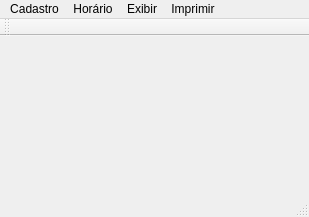
<?xml version="1.0" encoding="UTF-8"?>
<ui version="4.0">
 <class>Projeto</class>
 <widget class="QMainWindow" name="Projeto">
  <property name="geometry">
   <rect>
    <x>0</x>
    <y>0</y>
    <width>309</width>
    <height>217</height>
   </rect>
  </property>
  <property name="windowTitle">
   <string>Projeto</string>
  </property>
  <widget class="QWidget" name="centralWidget"/>
  <widget class="QMenuBar" name="menuBar">
   <property name="geometry">
    <rect>
     <x>0</x>
     <y>0</y>
     <width>309</width>
     <height>21</height>
    </rect>
   </property>
   <widget class="QMenu" name="menuCadastro">
    <property name="title">
     <string>Cadastro</string>
    </property>
    <addaction name="actionB_sico"/>
    <addaction name="actionDisciplinas"/>
    <addaction name="actionProfessor"/>
    <addaction name="actionTurma"/>
   </widget>
   <widget class="QMenu" name="menuHor_rio">
    <property name="title">
     <string>Horário</string>
    </property>
    <addaction name="actionFazer_Hor_rio"/>
    <addaction name="separator"/>
    <addaction name="actionAlterar_Aulas"/>
    <addaction name="actionRetirar_Aulas"/>
   </widget>
   <widget class="QMenu" name="menuExibir">
    <property name="title">
     <string>Exibir</string>
    </property>
    <addaction name="actionHor_rio_Turmas_Geral"/>
    <addaction name="actionHor_rio_Professores_Geral"/>
    <addaction name="actionHor_rio_Tumas_Individual"/>
    <addaction name="actionHor_rio_Professores_Individual"/>
    <addaction name="separator"/>
    <addaction name="actionRela_o_Profs_dispon_veis_por_dia"/>
    <addaction name="actionRela"/>
    <addaction name="actionRela_o_Disciplinas_x_Profes"/>
   </widget>
   <widget class="QMenu" name="menuImprimir">
    <property name="title">
     <string>Imprimir</string>
    </property>
    <addaction name="actionHor_rio_Professores_Individual_2"/>
    <addaction name="actionHor_rio_Turmas_Individual"/>
    <addaction name="separator"/>
    <addaction name="actionHor_rio_Professores_Geral_2"/>
    <addaction name="actionHor_rio_Turmas_Geral_2"/>
   </widget>
   <addaction name="menuCadastro"/>
   <addaction name="menuHor_rio"/>
   <addaction name="menuExibir"/>
   <addaction name="menuImprimir"/>
  </widget>
  <widget class="QToolBar" name="mainToolBar">
   <attribute name="toolBarArea">
    <enum>TopToolBarArea</enum>
   </attribute>
   <attribute name="toolBarBreak">
    <bool>false</bool>
   </attribute>
  </widget>
  <widget class="QStatusBar" name="statusBar"/>
  <action name="actionB_sico">
   <property name="text">
    <string>Básico</string>
   </property>
  </action>
  <action name="actionDisciplinas">
   <property name="text">
    <string>Disciplina</string>
   </property>
  </action>
  <action name="actionProfessor">
   <property name="text">
    <string>Professor</string>
   </property>
  </action>
  <action name="actionTurma">
   <property name="text">
    <string>Turma</string>
   </property>
  </action>
  <action name="actionFazer_Hor_rio">
   <property name="text">
    <string>Fazer Horário</string>
   </property>
  </action>
  <action name="actionAlterar_Aulas">
   <property name="text">
    <string>Alterar Aulas</string>
   </property>
  </action>
  <action name="actionRetirar_Aulas">
   <property name="text">
    <string>Retirar Aulas</string>
   </property>
  </action>
  <action name="actionHor_rio_Turmas_Geral">
   <property name="text">
    <string>Horário (Turmas - Geral)</string>
   </property>
  </action>
  <action name="actionHor_rio_Professores_Geral">
   <property name="text">
    <string>Horário (Professores - Geral)</string>
   </property>
  </action>
  <action name="actionHor_rio_Tumas_Individual">
   <property name="text">
    <string>Horário (Tumas - Individual)</string>
   </property>
  </action>
  <action name="actionHor_rio_Professores_Individual">
   <property name="text">
    <string>Horário (Professores - Individual)</string>
   </property>
  </action>
  <action name="actionRela_o_Profs_dispon_veis_por_dia">
   <property name="text">
    <string>Relação (Profs disponíveis por dia)</string>
   </property>
  </action>
  <action name="actionRela">
   <property name="text">
    <string>Relação (Professores x Aulas)</string>
   </property>
  </action>
  <action name="actionRela_o_Disciplinas_x_Profes">
   <property name="text">
    <string>Relação (Disciplinas x Profes)</string>
   </property>
  </action>
  <action name="actionHor_rio_Professores_Individual_2">
   <property name="text">
    <string>Horário (Professores - Individual)</string>
   </property>
  </action>
  <action name="actionHor_rio_Turmas_Individual">
   <property name="text">
    <string>Horário (Turmas - Individual)</string>
   </property>
  </action>
  <action name="actionHor_rio_Professores_Geral_2">
   <property name="text">
    <string>Horário (Professores - Geral)</string>
   </property>
  </action>
  <action name="actionHor_rio_Turmas_Geral_2">
   <property name="text">
    <string>Horário (Turmas - Geral)</string>
   </property>
  </action>
 </widget>
 <layoutdefault spacing="6" margin="11"/>
 <resources/>
 <connections/>
</ui>
